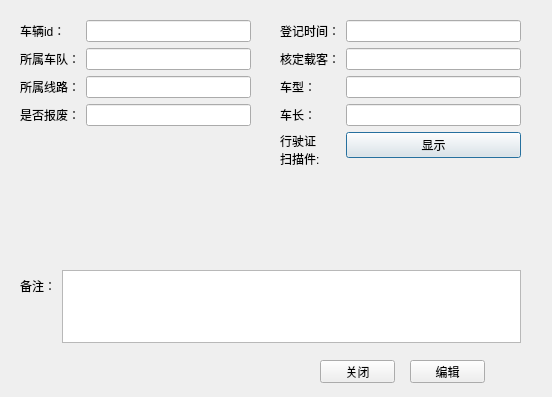
<?xml version="1.0" encoding="UTF-8"?>
<ui version="4.0">
 <class>Dialog</class>
 <widget class="QDialog" name="Dialog">
  <property name="geometry">
   <rect>
    <x>0</x>
    <y>0</y>
    <width>552</width>
    <height>397</height>
   </rect>
  </property>
  <property name="windowTitle">
   <string>车辆详情</string>
  </property>
  <widget class="QWidget" name="formLayoutWidget">
   <property name="geometry">
    <rect>
     <x>20</x>
     <y>20</y>
     <width>231</width>
     <height>241</height>
    </rect>
   </property>
   <layout class="QFormLayout" name="formLayout">
    <item row="0" column="0">
     <widget class="QLabel" name="label_car_id">
      <property name="text">
       <string>车辆id：</string>
      </property>
     </widget>
    </item>
    <item row="0" column="1">
     <widget class="QLineEdit" name="lineEdit_car_id"/>
    </item>
    <item row="1" column="0">
     <widget class="QLabel" name="label_team">
      <property name="text">
       <string>所属车队：</string>
      </property>
     </widget>
    </item>
    <item row="1" column="1">
     <widget class="QLineEdit" name="lineEdit_team"/>
    </item>
    <item row="2" column="0">
     <widget class="QLabel" name="label_route">
      <property name="text">
       <string>所属线路：</string>
      </property>
     </widget>
    </item>
    <item row="2" column="1">
     <widget class="QLineEdit" name="lineEdit_route"/>
    </item>
    <item row="3" column="0">
     <widget class="QLabel" name="label_2">
      <property name="text">
       <string>是否报废：</string>
      </property>
     </widget>
    </item>
    <item row="3" column="1">
     <widget class="QLineEdit" name="le_scrap"/>
    </item>
   </layout>
  </widget>
  <widget class="QWidget" name="formLayoutWidget_2">
   <property name="geometry">
    <rect>
     <x>280</x>
     <y>20</y>
     <width>241</width>
     <height>241</height>
    </rect>
   </property>
   <layout class="QFormLayout" name="formLayout_2">
    <item row="0" column="0">
     <widget class="QLabel" name="label_updatetime">
      <property name="text">
       <string>登记时间：</string>
      </property>
     </widget>
    </item>
    <item row="0" column="1">
     <widget class="QLineEdit" name="lineEdit_updatetime"/>
    </item>
    <item row="1" column="0">
     <widget class="QLabel" name="label_busload">
      <property name="text">
       <string>核定载客：</string>
      </property>
     </widget>
    </item>
    <item row="1" column="1">
     <widget class="QLineEdit" name="lineEdit_busload"/>
    </item>
    <item row="2" column="0">
     <widget class="QLabel" name="label_cartype">
      <property name="text">
       <string>车型：</string>
      </property>
     </widget>
    </item>
    <item row="2" column="1">
     <widget class="QLineEdit" name="lineEdit_cartype"/>
    </item>
    <item row="3" column="0">
     <widget class="QLabel" name="label_carlength">
      <property name="text">
       <string>车长：</string>
      </property>
     </widget>
    </item>
    <item row="3" column="1">
     <widget class="QLineEdit" name="lineEdit_carlength"/>
    </item>
    <item row="4" column="0">
     <widget class="QLabel" name="label">
      <property name="text">
       <string>行驶证
扫描件:</string>
      </property>
     </widget>
    </item>
    <item row="4" column="1">
     <widget class="QPushButton" name="pbshowImage">
      <property name="text">
       <string>显示</string>
      </property>
     </widget>
    </item>
   </layout>
  </widget>
  <widget class="QWidget" name="formLayoutWidget_3">
   <property name="geometry">
    <rect>
     <x>20</x>
     <y>270</y>
     <width>501</width>
     <height>73</height>
    </rect>
   </property>
   <layout class="QFormLayout" name="formLayout_3">
    <item row="0" column="0">
     <widget class="QLabel" name="label_des">
      <property name="text">
       <string>备注：</string>
      </property>
     </widget>
    </item>
    <item row="0" column="1">
     <widget class="QTextEdit" name="textEdit_des"/>
    </item>
   </layout>
  </widget>
  <widget class="QPushButton" name="pbClose">
   <property name="geometry">
    <rect>
     <x>320</x>
     <y>360</y>
     <width>75</width>
     <height>23</height>
    </rect>
   </property>
   <property name="text">
    <string>关闭</string>
   </property>
  </widget>
  <widget class="QPushButton" name="pbEdit">
   <property name="geometry">
    <rect>
     <x>410</x>
     <y>360</y>
     <width>75</width>
     <height>23</height>
    </rect>
   </property>
   <property name="text">
    <string>编辑</string>
   </property>
  </widget>
 </widget>
 <resources/>
 <connections/>
</ui>
